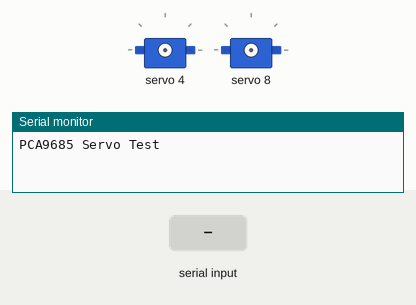
This sketch was run on a simulated Arduino Uno, built with avr-gcc and run on an emulated ATmega328P. Shown: 2 × servo, the last lines printed to the serial monitor. Inputs (shaded band) come from the test bench.

Above: at 1.2 s.
1.3 s: "1" received over Serial
2.8 s: "2" received over Serial
At 3.2 s:
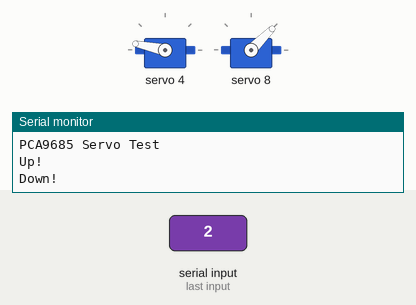
Timing chart, 0 to 5.8 s (numbered marks = the images above; inputs shaded):
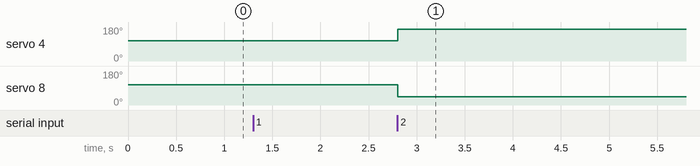

Measured:
- after the input at 2.8 s, servo 4: 106° → 168° at once; servo 8: 106° → 45° at once

The sketch:

test_v1.ino
```cpp
// Include Wire Library for I2C
#include <Wire.h>

// Include Adafruit PCA9685 Servo Library
#include <Adafruit_PWMServoDriver.h>

// Creat object to represent PCA9685 at default I2C address
Adafruit_PWMServoDriver pca9685 = Adafruit_PWMServoDriver(0x40);

// Define servo motor connections (expand as required)
#define SER0  4   //Servo Motor 0 on connector 0
#define SER1  8   //Servo Motor 1 on connector 12


//320
#define SERVO_0_PULSE_MIN 0.001005 //500
#define SERVO_0_PULSE_MAX 0.002278 //2500
#define SERVO_0_PULSE_MID 0.0016 //2500

#define SERVO_FREQ 330 // Analog servos run at ~50 Hz updates
//#define SERVO_FREQ 50 // Analog servos run at ~50 Hz updates


// Variables for Servo Motor positions (expand as required)
void arm_up();
void arm_down();
void servo_set_servo_pulse(uint8_t n, double pulse);

float master_map_float(float x, float in_min, float in_max, float out_min, float out_max)
{
 return (x - in_min) * (out_max - out_min) / (in_max - in_min) + out_min;
}

void setup() {

  // Serial monitor setup
  Serial.begin(115200);

  // Print to monitor
  Serial.println("PCA9685 Servo Test");

  // Initialize PCA9685
  pca9685.begin();

  pca9685.setOscillatorFrequency(25000000);//27000000

  // Set PWM Frequency to 50Hz
  pca9685.setPWMFreq(SERVO_FREQ);

}

void loop() {
  if (Serial.available()>0)
  {
    char receivedChar = Serial.read();

    if(receivedChar == '1'){
      arm_up();
    }
    else if(receivedChar == '2'){
      arm_down();
    }
  }
}

void arm_up(){
  Serial.println("Up!");

  float posDegrees= 0;
  float pwm0 = master_map_float(posDegrees, -90,90, SERVO_0_PULSE_MIN, SERVO_0_PULSE_MAX);
  servo_set_servo_pulse(SER0, pwm0);

  float pwm1 = master_map_float(posDegrees, -90,90, SERVO_0_PULSE_MIN, SERVO_0_PULSE_MAX);
  servo_set_servo_pulse(SER1, pwm1);
}

void arm_down(){
  Serial.println("Down!");

  float posDegrees0 = 90;
  float pwm0 = master_map_float(posDegrees0, -90,90, SERVO_0_PULSE_MIN, SERVO_0_PULSE_MAX);
  servo_set_servo_pulse(SER0, pwm0);

  float posDegrees1= -90;
  float pwm1 = master_map_float(posDegrees1, -90,90, SERVO_0_PULSE_MIN, SERVO_0_PULSE_MAX);
  servo_set_servo_pulse(SER1, pwm1);
}

void servo_set_servo_pulse(uint8_t n, double pulse) {
  double pulselength;

  pulselength = 1000000;   // 1,000,000 us per second
  pulselength /= SERVO_FREQ;   // Analog servos run at ~60 Hz updates
//  Serial.print(pulselength); Serial.println(" us per period");
  pulselength /= 4096;  // 12 bits of resolution
//  Serial.print(pulselength); Serial.println(" us per bit");
  pulse *= 1000000;  // convert input seconds to us
  pulse /= pulselength;
//  Serial.println(pulse);
  pca9685.setPWM(n, 0, pulse);
}
```
